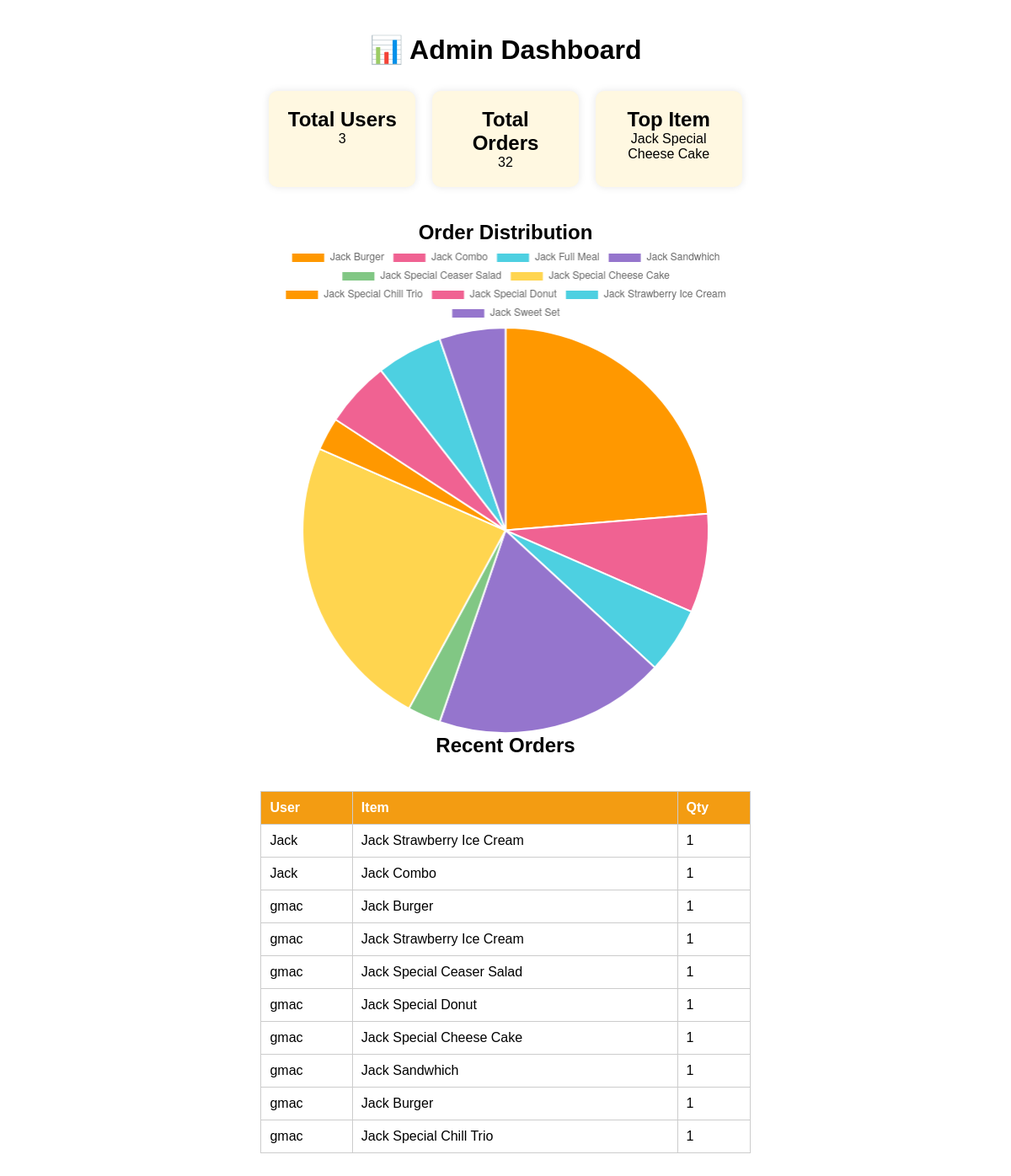
/dashboard, run on the app's committed database.
### tables this page shows
CREATE TABLE orders (
                id INTEGER PRIMARY KEY AUTOINCREMENT,
                food_item TEXT NOT NULL,
                quantity INTEGER NOT NULL,
                username TEXT NOT NULL
            );

### app.py (the view)
@app.route('/dashboard')
def dashboard():
    with sqlite3.connect('orders.db') as conn:
        cursor = conn.cursor()
        cursor.execute('SELECT COUNT(*) FROM users')
        total_users = cursor.fetchone()[0]
        cursor.execute('SELECT COUNT(*) FROM orders')
        total_orders = cursor.fetchone()[0]
        cursor.execute('''
            SELECT food_item, SUM(quantity) AS total
            FROM orders GROUP BY food_item ORDER BY total DESC LIMIT 1
        ''')
        top_result = cursor.fetchone()
        top_item = top_result[0] if top_result else "N/A"
        cursor.execute('''
            SELECT username, food_item, quantity
            FROM orders ORDER BY id DESC LIMIT 10
        ''')
        recent_orders = [dict(username=u, food_item=f, quantity=q) for u, f, q in cursor.fetchall()]
        cursor.execute('''
            SELECT food_item, SUM(quantity) AS total FROM orders GROUP BY food_item
        ''')
        chart_data_raw = cursor.fetchall()
        chart_labels = [row[0] for row in chart_data_raw]
        chart_data = [row[1] for row in chart_data_raw]
    return render_template('dashboard.html',
                           total_users=total_users,
                           total_orders=total_orders,
                           top_item=top_item,
                           recent_orders=recent_orders,
                           chart_labels=chart_labels,
                           chart_data=chart_data,
                           user_logged_in=session.get('user_logged_in'),
                           username=session.get('username'))

### templates/dashboard.html (shortened to what this page needs)
<!DOCTYPE html>
<html lang="en">
<head>
  <link rel="stylesheet" href="/static/style.css">
</head>
<body>
  <main class="dashboard-container">
    <h1>📊 Admin Dashboard</h1>
    <div class="stat-boxes">
      <div class="stat-box">
        <h2>Total Users</h2>
        <p>{{ total_users }}</p>
      </div>
      <div class="stat-box">
        <h2>Total Orders</h2>
        <p>{{ total_orders }}</p>
      </div>
      <div class="stat-box">
        <h2>Top Item</h2>
        <p>{{ top_item }}</p>
      </div>
    </div>
    <h2 style="text-align:center">Order Distribution</h2>
    <canvas id="orderChart"></canvas>
    <h2 style="text-align:center">Recent Orders</h2>
    <table>
      <tr>
        <th>User</th>
        <th>Item</th>
        <th>Qty</th>
      </tr>
      {% for order in recent_orders %}
      <tr>
        <td>{{ order.username }}</td>
        <td>{{ order.food_item }}</td>
        <td>{{ order.quantity }}</td>
      </tr>
      {% endfor %}
    </table>
  </main>
  <script>
    const ctx = document.getElementById('orderChart').getContext('2d');
    const chart = new Chart(ctx, {
      type: 'pie',
      data: {
        labels: {{ chart_labels | safe }},
        datasets: [{
          label: 'Orders by Item',
          data: {{ chart_data | safe }},
          backgroundColor: [
            '#ff9800', '#f06292', '#4dd0e1', '#9575cd', '#81c784', '#ffd54f'
          ]
        }]
      }
    });
  </script>
</body>
</html>

### static/style.css (style rules this page uses)
* { margin: 0; padding: 0; box-sizing: border-box; }
body { font-family: 'Orbitron', sans-serif; min-height: 100vh; display: flex; flex-direction: column; align-items: center; padding: 20px; }

### templates/dashboard.html (style rules this page uses)
.dashboard-container { max-width: 900px; margin: auto; padding: 20px; font-family: 'Orbitron', sans-serif; }
h1 { text-align: center; margin-bottom: 30px; }
.stat-boxes { display: flex; justify-content: space-around; margin-bottom: 40px; }
.stat-box { background: #fff8e1; padding: 20px; border-radius: 10px; width: 30%; box-shadow: 0 0 10px rgba(0,0,0,0.1); text-align: center; }
canvas { max-width: 100%; }
table { width: 100%; border-collapse: collapse; margin-top: 40px; }
th, td { border: 1px solid #ccc; padding: 10px; text-align: left; }
th { background: #f39c12; color: white; }

### data on the page
orders: username "Jack", food_item "Jack Strawberry Ice Cream", quantity "1"
orders: username "Jack", food_item "Jack Combo", quantity "1"
orders: username "gmac", food_item "Jack Burger", quantity "1"
orders: username "gmac", food_item "Jack Strawberry Ice Cream", quantity "1"
orders: username "gmac", food_item "Jack Special Ceaser Salad", quantity "1"
orders: username "gmac", food_item "Jack Special Donut", quantity "1"
orders: username "gmac", food_item "Jack Special Cheese Cake", quantity "1"
orders: username "gmac", food_item "Jack Sandwhich", quantity "1"
orders: username "gmac", food_item "Jack Burger", quantity "1"
orders: username "gmac", food_item "Jack Special Chill Trio", quantity "1"

### other printed values
{{ total_users }} "3"
{{ total_orders }} "32"
{{ top_item }} "Jack Special Cheese Cake"
chart data {{ chart_labels | safe }} ['Jack Burger', 'Jack Combo', 'Jack Full Meal', 'Jack Sandwhich', 'Jack Special Ceaser Salad', 'Jack Special Cheese Cake', 'Jack Special Chill Trio', 'Jack Special Donut', 'Jack Strawberry Ice Cream', 'Jack Sweet Set']
chart data {{ chart_data | safe }} [9, 3, 2, 7, 1, 9, 1, 2, 2, 2]
